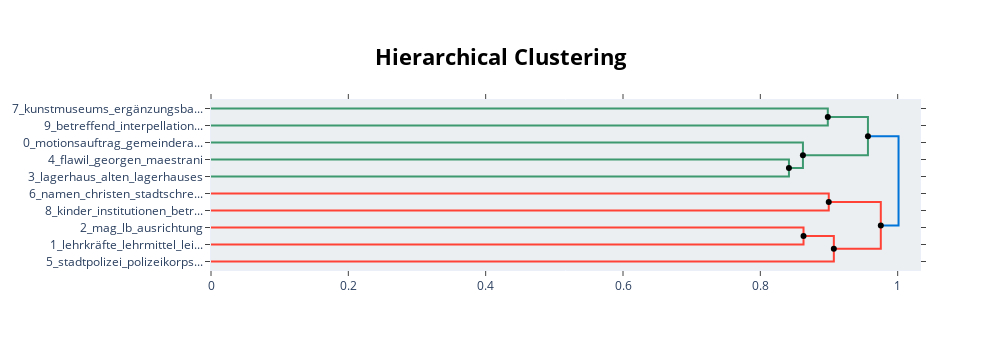

The cell this chart's notebook holds for it:
### Code cell
# Create cluster hierarchy

visualization = model.visualize_hierarchy(hierarchical_topics=model.hierarchical_topics(docs))

visualization.write_html(f'{CLUSTERING_DIRECTORY}/topic_visualization_hierarchical.html')
visualization

### Figure 1 — Plotly figure (JSON) as saved in the notebook; plotly's stock layout.template omitted (floating-point values rounded to 4 significant figures)
{"data": [{"hoverinfo": "text", "marker": {"color": "rgb(61,153,112)"}, "mode": "lines", "text": ["kunstmuseums_ergänzungsbau_gutachten_sammlung_kunstmuseum", "", "", "betreffend_interpellation_rene_frank_andreas"], "type": "scatter", "x": [0, 0.8982, 0.8982, 0], "xaxis": "x", "y": [-5, -5, -15, -15], "yaxis": "y"}, {"hoverinfo": "text", "marker": {"color": "rgb(61,153,112)"}, "mode": "lines", "text": ["flawil_georgen_maestrani_st_verlagerung", "", "", "lagerhaus_alten_lagerhauses_polizeigebäude_pestalozzistrasse"], "type": "scatter", "x": [0, 0.8416, 0.8416, 0], "xaxis": "x", "y": [-35, -35, -45, -45], "yaxis": "y"}, {"hoverinfo": "text", "marker": {"color": "rgb(61,153,112)"}, "mode": "lines", "text": ["motionsauftrag_gemeinderat_massnahme_stadtrat_motion", "", "", "lagerhaus_alten_georgen_flawil_pestalozzistrasse"], "type": "scatter", "x": [0, 0.862, 0.862, 0.8416], "xaxis": "x", "y": [-25, -25, -40, -40], "yaxis": "y"}, {"hoverinfo": "text", "marker": {"color": "rgb(61,153,112)"}, "mode": "lines", "text": ["kunstmuseum_kunstmuseums_stadtpark_ergänzungsbau_interpellation", "", "", "maestrani_alten_grossen_gemeinderat_lagerhaus"], "type": "scatter", "x": [0.8982, 0.9567, 0.9567, 0.862], "xaxis": "x", "y": [-10, -10, -32.5, -32.5], "yaxis": "y"}, {"hoverinfo": "text", "marker": {"color": "rgb(255,65,54)"}, "mode": "lines", "text": ["namen_christen_stadtschreiber_stadtpräsident_linke", "", "", "kinder_institutionen_betreut_kinderbetreuungsplätzen_entsprechende"], "type": "scatter", "x": [0, 0.8996, 0.8996, 0], "xaxis": "x", "y": [-55, -55, -65, -65], "yaxis": "y"}, {"hoverinfo": "text", "marker": {"color": "rgb(255,65,54)"}, "mode": "lines", "text": ["mag_lb_ausrichtung_leistungsbeurteilung_prämien", "", "", "lehrkräfte_lehrmittel_leistungsprämien_schulrat_schulen"], "type": "scatter", "x": [0, 0.8629, 0.8629, 0], "xaxis": "x", "y": [-75, -75, -85, -85], "yaxis": "y"}, {"hoverinfo": "text", "marker": {"color": "rgb(255,65,54)"}, "mode": "lines", "text": ["leistungsprämien_lehrkräfte_mag_leistungen_ausrichtung", "", "", "stadtpolizei_polizeikorps_kantonspolizei_ostschweizerischen_gallen"], "type": "scatter", "x": [0.8629, 0.907, 0.907, 0], "xaxis": "x", "y": [-80, -80, -95, -95], "yaxis": "y"}, {"hoverinfo": "text", "marker": {"color": "rgb(255,65,54)"}, "mode": "lines", "text": ["namen_christen_stadtschreiber_stadtpräsident_linke", "", "", "leistungsprämien_lehrkräfte_mag_leistungen_stadtpolizei"], "type": "scatter", "x": [0.8996, 0.9754, 0.9754, 0.907], "xaxis": "x", "y": [-60, -60, -87.5, -87.5], "yaxis": "y"}, {"hoverinfo": "text", "marker": {"color": "rgb(0,116,217)"}, "mode": "lines", "text": ["alten_lagerhaus_grossen_gemeinderat_maestrani", "", "", "leistungsprämien_lehrkräfte_mag_ausrichtung_leistungen"], "type": "scatter", "x": [0.9567, 1.001, 1.001, 0.9754], "xaxis": "x", "y": [-21.25, -21.25, -73.75, -73.75], "yaxis": "y"}, {"hoverinfo": "text", "hovertext": ["kunstmuseum_kunstmuseums_stadtpark_ergänzungsbau_interpellation", "leistungsprämien_lehrkräfte_mag_leistungen_ausrichtung", "namen_christen_stadtschreiber_stadtpräsident_linke", "alten_lagerhaus_grossen_gemeinderat_maestrani"], "marker": {"color": "black"}, "mode": "markers", "showlegend": false, "type": "scatter", "x": [0.8982, 0.8629, 0.8996, 0.9567], "y": [-10, -80, -60, -21.25]}, {"hoverinfo": "text", "hovertext": ["lagerhaus_alten_georgen_flawil_pestalozzistrasse", "maestrani_alten_grossen_gemeinderat_lagerhaus", "leistungsprämien_lehrkräfte_mag_leistungen_stadtpolizei", "leistungsprämien_lehrkräfte_mag_ausrichtung_leistungen"], "marker": {"color": "black"}, "mode": "markers", "showlegend": false, "type": "scatter", "x": [0.8416, 0.862, 0.907, 0.9754], "y": [-40, -32.5, -87.5, -73.75]}], "layout": {"autosize": false, "height": 350, "hoverlabel": {"bgcolor": "white", "font": {"family": "Rockwell", "size": 16}}, "hovermode": "closest", "plot_bgcolor": "#ECEFF1", "showlegend": false, "title": {"font": {"color": "Black", "size": 22}, "text": "<b>Hierarchical Clustering</b>", "x": 0.5, "xanchor": "center", "yanchor": "top"}, "width": 1000, "xaxis": {"mirror": "allticks", "rangemode": "tozero", "showgrid": false, "showline": true, "showticklabels": true, "ticks": "outside", "type": "linear", "zeroline": false}, "yaxis": {"mirror": "allticks", "range": [-100, 0], "rangemode": "tozero", "showgrid": false, "showline": true, "showticklabels": true, "tickmode": "array", "ticks": "outside", "ticktext": ["7_kunstmuseums_ergänzungsba...", "9_betreffend_interpellation...", "0_motionsauftrag_gemeindera...", "4_flawil_georgen_maestrani", "3_lagerhaus_alten_lagerhauses", "6_namen_christen_stadtschre...", "8_kinder_institutionen_betr...", "2_mag_lb_ausrichtung", "1_lehrkräfte_lehrmittel_lei...", "5_stadtpolizei_polizeikorps..."], "tickvals": [-5, -15, -25, -35, -45, -55, -65, -75, -85, -95], "type": "linear", "zeroline": false}}}
